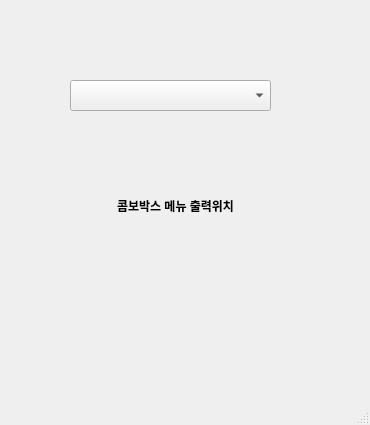
<?xml version="1.0" encoding="UTF-8"?>
<ui version="4.0">
 <class>MainWindow</class>
 <widget class="QMainWindow" name="MainWindow">
  <property name="geometry">
   <rect>
    <x>0</x>
    <y>0</y>
    <width>370</width>
    <height>425</height>
   </rect>
  </property>
  <property name="windowTitle">
   <string>MainWindow</string>
  </property>
  <widget class="QWidget" name="centralwidget">
   <widget class="QComboBox" name="comboBox">
    <property name="geometry">
     <rect>
      <x>70</x>
      <y>80</y>
      <width>201</width>
      <height>31</height>
     </rect>
    </property>
   </widget>
   <widget class="QLabel" name="label">
    <property name="geometry">
     <rect>
      <x>80</x>
      <y>190</y>
      <width>191</width>
      <height>31</height>
     </rect>
    </property>
    <property name="font">
     <font>
      <weight>75</weight>
      <bold>true</bold>
     </font>
    </property>
    <property name="text">
     <string>콤보박스 메뉴 출력위치</string>
    </property>
    <property name="alignment">
     <set>Qt::AlignCenter</set>
    </property>
   </widget>
  </widget>
  <widget class="QMenuBar" name="menubar">
   <property name="geometry">
    <rect>
     <x>0</x>
     <y>0</y>
     <width>370</width>
     <height>21</height>
    </rect>
   </property>
  </widget>
  <widget class="QStatusBar" name="statusbar"/>
 </widget>
 <resources/>
 <connections/>
</ui>
